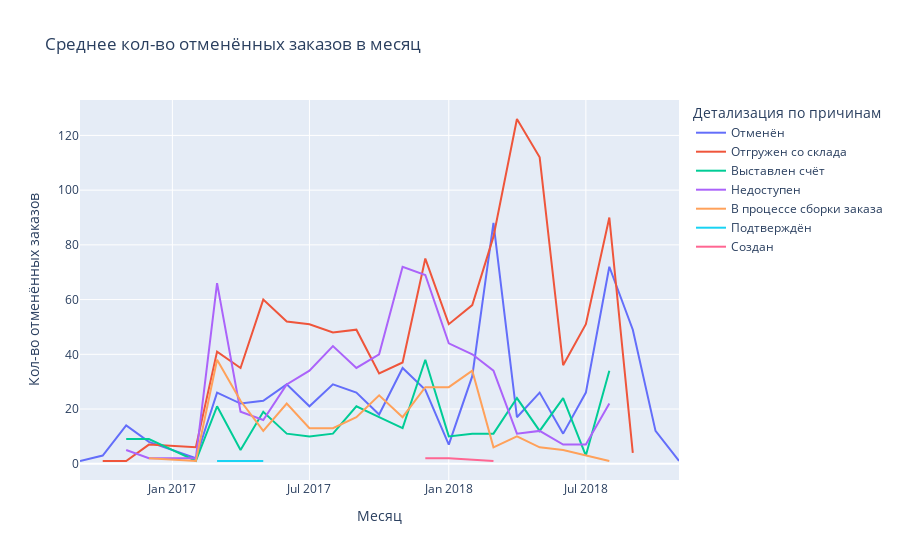

This figure's notebook cell:
### Code cell
#График, демонстрирующий сколько заказов в месяц в среднем не доставляется по разным причинам
fig = px.line(not_sold, x="month", y="num_cancelled", color='order_status' , labels={
                     "num_cancelled":'Кол-во отменённых заказов',
                     "month": 'Месяц',
                     'order_status':'Детализация по причинам'
                 },
                title="Среднее кол-во отменённых заказов в месяц")
newnames = {'canceled':'Отменён', 
            'created': 'Cоздан', 
            'approved':'Подтверждён', 
            'invoiced':'Выставлен счёт', 
            'processing':'В процессе сборки заказа', 
            'shipped':'Отгружен со склада',
            'unavailable':'Недоступен'}
fig.for_each_trace(lambda t: t.update(name = newnames[t.name],
                                      legendgroup = newnames[t.name],
                                      hovertemplate = t.hovertemplate.replace(t.name, newnames[t.name])
                                     )
                  )
fig.show()

### Figure 1 — Plotly figure (JSON) as saved in the notebook; plotly's stock layout.template omitted (floating-point values rounded to 4 significant figures)
{"data": [{"hovertemplate": "Детализация по причинам=Отменён<br>Месяц=%{x}<br>Кол-во отменённых заказов=%{y}<extra></extra>", "legendgroup": "Отменён", "line": {"color": "#636efa", "dash": "solid"}, "mode": "lines", "name": "Отменён", "orientation": "v", "showlegend": true, "type": "scatter", "x": ["2016-09", "2016-10", "2016-11", "2016-12", "2017-02", "2017-03", "2017-04", "2017-05", "2017-06", "2017-07", "2017-08", "2017-09", "2017-10", "2017-11", "2017-12", "2018-01", "2018-02", "2018-03", "2018-04", "2018-05", "2018-06", "2018-07", "2018-08", "2018-09", "2018-10", "2018-11"], "xaxis": "x", "y": [1, 3, 14, 8, 2, 26, 22, 23, 29, 21, 29, 26, 18, 35, 27, 7, 32, 88, 17, 26, 11, 26, 72, 49, 12, 1], "yaxis": "y"}, {"hovertemplate": "Детализация по причинам=Отгружен со склада<br>Месяц=%{x}<br>Кол-во отменённых заказов=%{y}<extra></extra>", "legendgroup": "Отгружен со склада", "line": {"color": "#EF553B", "dash": "solid"}, "mode": "lines", "name": "Отгружен со склада", "orientation": "v", "showlegend": true, "type": "scatter", "x": ["2016-10", "2016-11", "2016-12", "2017-02", "2017-03", "2017-04", "2017-05", "2017-06", "2017-07", "2017-08", "2017-09", "2017-10", "2017-11", "2017-12", "2018-01", "2018-02", "2018-03", "2018-04", "2018-05", "2018-06", "2018-07", "2018-08", "2018-09"], "xaxis": "x", "y": [1, 1, 7, 6, 41, 35, 60, 52, 51, 48, 49, 33, 37, 75, 51, 58, 83, 126, 112, 36, 51, 90, 4], "yaxis": "y"}, {"hovertemplate": "Детализация по причинам=Выставлен счёт<br>Месяц=%{x}<br>Кол-во отменённых заказов=%{y}<extra></extra>", "legendgroup": "Выставлен счёт", "line": {"color": "#00cc96", "dash": "solid"}, "mode": "lines", "name": "Выставлен счёт", "orientation": "v", "showlegend": true, "type": "scatter", "x": ["2016-11", "2016-12", "2017-02", "2017-03", "2017-04", "2017-05", "2017-06", "2017-07", "2017-08", "2017-09", "2017-10", "2017-11", "2017-12", "2018-01", "2018-02", "2018-03", "2018-04", "2018-05", "2018-06", "2018-07", "2018-08"], "xaxis": "x", "y": [9, 9, 1, 21, 5, 19, 11, 10, 11, 21, 17, 13, 38, 10, 11, 11, 24, 12, 24, 3, 34], "yaxis": "y"}, {"hovertemplate": "Детализация по причинам=Недоступен<br>Месяц=%{x}<br>Кол-во отменённых заказов=%{y}<extra></extra>", "legendgroup": "Недоступен", "line": {"color": "#ab63fa", "dash": "solid"}, "mode": "lines", "name": "Недоступен", "orientation": "v", "showlegend": true, "type": "scatter", "x": ["2016-11", "2016-12", "2017-02", "2017-03", "2017-04", "2017-05", "2017-06", "2017-07", "2017-08", "2017-09", "2017-10", "2017-11", "2017-12", "2018-01", "2018-02", "2018-03", "2018-04", "2018-05", "2018-06", "2018-07", "2018-08"], "xaxis": "x", "y": [5, 2, 2, 66, 19, 16, 29, 34, 43, 35, 40, 72, 69, 44, 40, 34, 11, 12, 7, 7, 22], "yaxis": "y"}, {"hovertemplate": "Детализация по причинам=В процессе сборки заказа<br>Месяц=%{x}<br>Кол-во отменённых заказов=%{y}<extra></extra>", "legendgroup": "В процессе сборки заказа", "line": {"color": "#FFA15A", "dash": "solid"}, "mode": "lines", "name": "В процессе сборки заказа", "orientation": "v", "showlegend": true, "type": "scatter", "x": ["2016-12", "2017-02", "2017-03", "2017-04", "2017-05", "2017-06", "2017-07", "2017-08", "2017-09", "2017-10", "2017-11", "2017-12", "2018-01", "2018-02", "2018-03", "2018-04", "2018-05", "2018-06", "2018-08"], "xaxis": "x", "y": [2, 1, 38, 23, 12, 22, 13, 13, 17, 25, 17, 28, 28, 34, 6, 10, 6, 5, 1], "yaxis": "y"}, {"hovertemplate": "Детализация по причинам=Подтверждён<br>Месяц=%{x}<br>Кол-во отменённых заказов=%{y}<extra></extra>", "legendgroup": "Подтверждён", "line": {"color": "#19d3f3", "dash": "solid"}, "mode": "lines", "name": "Подтверждён", "orientation": "v", "showlegend": true, "type": "scatter", "x": ["2017-03", "2017-05"], "xaxis": "x", "y": [1, 1], "yaxis": "y"}, {"hovertemplate": "Детализация по причинам=Cоздан<br>Месяц=%{x}<br>Кол-во отменённых заказов=%{y}<extra></extra>", "legendgroup": "Cоздан", "line": {"color": "#FF6692", "dash": "solid"}, "mode": "lines", "name": "Cоздан", "orientation": "v", "showlegend": true, "type": "scatter", "x": ["2017-12", "2018-01", "2018-03"], "xaxis": "x", "y": [2, 2, 1], "yaxis": "y"}], "layout": {"legend": {"title": {"text": "Детализация по причинам"}, "tracegroupgap": 0}, "title": {"text": "Среднее кол-во отменённых заказов в месяц"}, "xaxis": {"anchor": "y", "domain": [0, 1], "title": {"text": "Месяц"}}, "yaxis": {"anchor": "x", "domain": [0, 1], "title": {"text": "Кол-во отменённых заказов"}}}}
